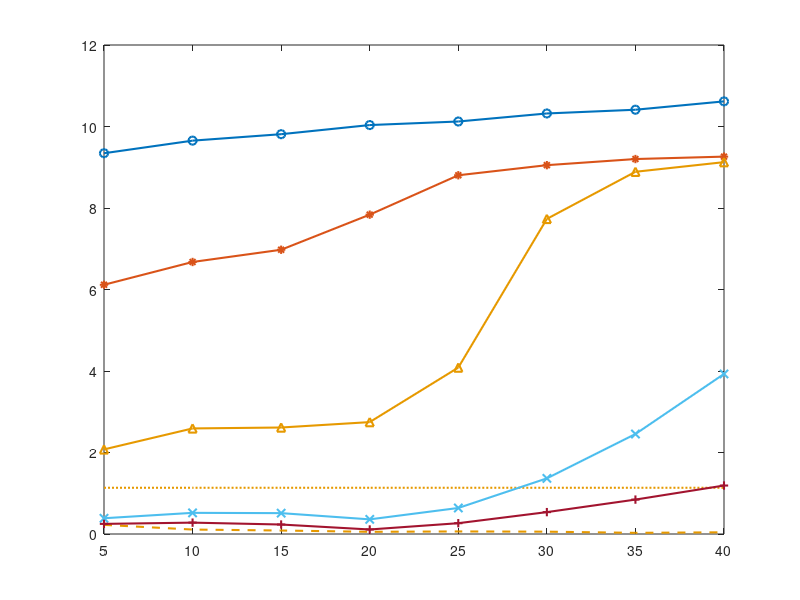

MATLAB code for this plot: (Note: this script raises an error after producing the figure.)
load("one_min_master_list_1.mat");
one_min_master_list = min_master_list;
load("one_min_master_list_2.mat");
one_min_master_list = cat(1,one_min_master_list,min_master_list);

load("two_min_master_list_1.mat");
two_min_master_list = min_master_list;
% load("two_min_master_list_2.mat");
% two_min_master_list = cat(1,two_min_master_list,min_master_list);
% load("two_min_master_list_3.mat");
% two_min_master_list = cat(1,two_min_master_list,min_master_list);

load("three_min_master_list_rand.mat");
three_min_master_list_rand = min_master_list;

load("three_min_master_list_1.mat");
three_min_master_list = min_master_list;
load("three_min_master_list_2.mat");
three_min_master_list = cat(1,three_min_master_list,min_master_list);

load("four_min_master_list_1.mat");
four_min_master_list = min_master_list; 
load("four_min_master_list_2.mat");
four_min_master_list = cat(1,four_min_master_list,min_master_list);
load("four_min_master_list_3.mat");
four_min_master_list = cat(1,four_min_master_list,min_master_list);

load("five_min_master_list_1.mat");
five_min_master_list = min_master_list; 
load("five_min_master_list_2.mat");
five_min_master_list = cat(1,five_min_master_list,min_master_list);

L_list = 5:5:40;
no_irs_3_pair = zeros(1,8) + 1.1345;

plot(L_list,mean(one_min_master_list),'DisplayName','Single pair','Marker','o','LineWidth',1.5);
hold on;
plot(L_list,mean(two_min_master_list,'omitnan'),'DisplayName','Two pairs','Marker','*','LineWidth',1.5);
plot(L_list,mean(three_min_master_list),'DisplayName','Three pairs','Marker','^','LineWidth',1.5,'Color',[0.9 0.6 0]);
plot(L_list,mean(max(three_min_master_list_rand,0)),'DisplayName','Three pairs(Rnd)','LineStyle','--','LineWidth',1.5,'Color',[0.9 0.6 0]);
plot(L_list,no_irs_3_pair,'DisplayName','Three pairs(No-IRS)','LineStyle',':','LineWidth',1.5,'Color',[0.9 0.6 0]);
plot(L_list,mean(four_min_master_list),'DisplayName','Four pairs','Marker','x','LineWidth',1.5);
plot(L_list,mean(five_min_master_list),'DisplayName','Five pairs','Marker','+','LineWidth',1.5);
ax = gca;
ax.FontSize = 12;
ax.FontName = 'Times';
xlim([5 40])
xlabel('Number of IRS elements','FontName','Times','FontSize',12)
ylabel('Minimum secrecy Rate(bits/sec/Hz)','FontName','Times','FontSize',12)
lgd = legend('Location','best');
lgd.FontSize = 10;
lgd.FontName = 'Times';
lgd.Position = [0.6656    0.3651    0.2245    0.2429];
grid on;

print -depsc2 chart_100_3.eps